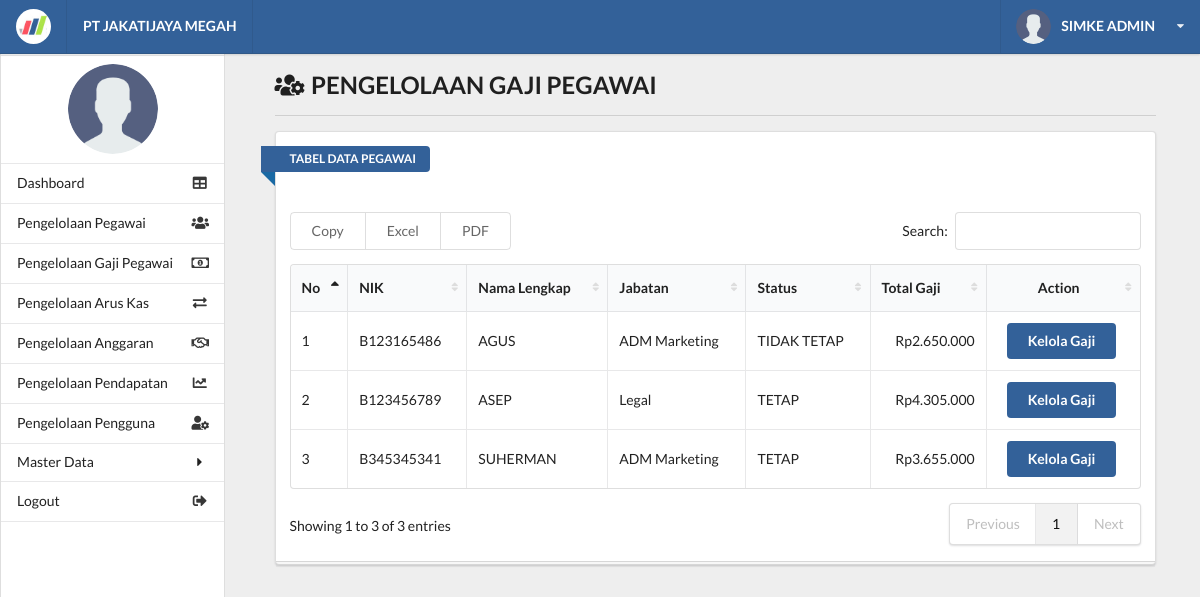
The app's page /kelola_gaji.php (signed in), older data.
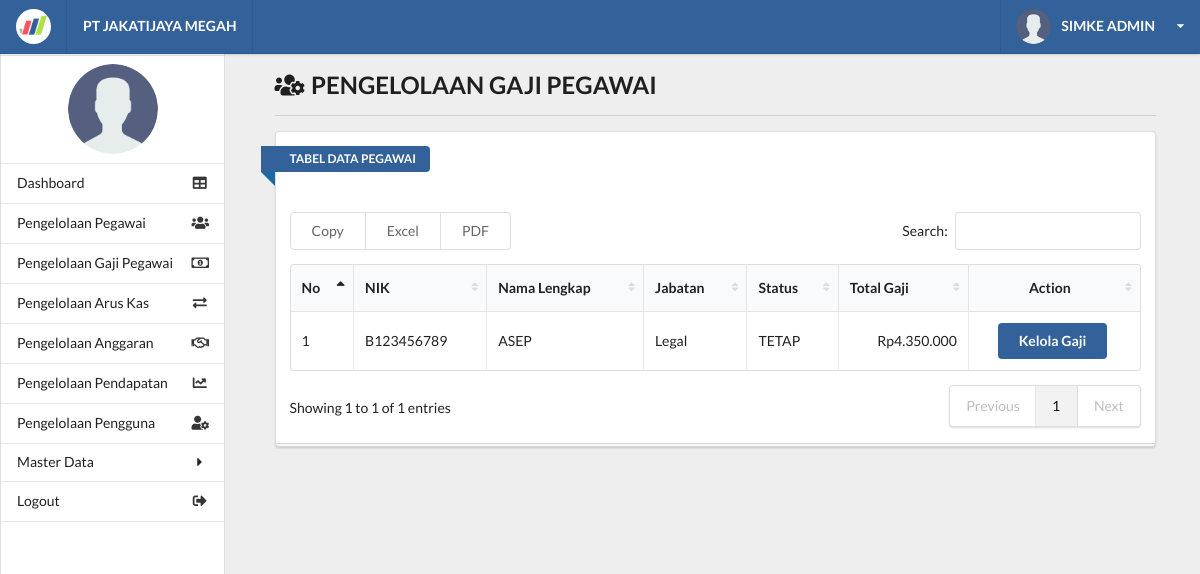
The same page, newer data.
### tables this page shows
CREATE TABLE `tb_pegawai` (
  `id_pegawai` int(11) NOT NULL AUTO_INCREMENT,
  `nik` varchar(50) NOT NULL,
  `nama_lengkap` varchar(250) NOT NULL,
  `no_hp` varchar(15) NOT NULL,
  `alamat` text NOT NULL,
  `status_pegawai` varchar(200) NOT NULL COMMENT 'pg teteap; pg lama;',
  `id_jabatan` int(11) NOT NULL,
  PRIMARY KEY (`id_pegawai`),
  UNIQUE KEY `nik` (`nik`),
  KEY `id_jabatan` (`id_jabatan`),
  CONSTRAINT `tb_pegawai_ibfk_1` FOREIGN KEY (`id_jabatan`) REFERENCES `tb_jabatan` (`id_jabatan`) ON DELETE CASCADE ON UPDATE CASCADE
);

CREATE TABLE `tb_tunjangan` (
  `nik` varchar(50) NOT NULL,
  `tunjangan` int(15) DEFAULT NULL,
  PRIMARY KEY (`nik`),
  CONSTRAINT `tb_tunjangan_ibfk_1` FOREIGN KEY (`nik`) REFERENCES `tb_pegawai` (`nik`) ON DELETE CASCADE ON UPDATE CASCADE
);

CREATE TABLE `tb_jabatan` (
  `id_jabatan` int(11) NOT NULL AUTO_INCREMENT,
  `nama_jabatan` varchar(250) NOT NULL,
  `keterangan` text,
  PRIMARY KEY (`id_jabatan`)
);

CREATE TABLE `tb_gaji` (
  `nik` varchar(50) NOT NULL,
  `gaji` int(15) NOT NULL,
  PRIMARY KEY (`nik`),
  CONSTRAINT `tb_gaji_ibfk_1` FOREIGN KEY (`nik`) REFERENCES `tb_pegawai` (`nik`) ON DELETE CASCADE ON UPDATE CASCADE
);

### functions/function_gaji.php (called while the page is built, shortened)
<?php
    require_once 'database.php';
    function getData() {
        global $conn;
        $sql    = "SELECT tb_pegawai.*, tb_jabatan.*, tb_gaji.*, tb_tunjangan.*
                    FROM tb_pegawai
                    JOIN tb_jabatan ON tb_pegawai.id_jabatan = tb_jabatan.id_jabatan
                    JOIN tb_gaji ON tb_pegawai.nik = tb_gaji.nik
                    JOIN tb_tunjangan ON tb_pegawai.nik = tb_tunjangan.nik";
        $result = mysqli_query($conn, $sql);
        return mysqli_fetch_all($result, MYSQLI_ASSOC);
    }
    function getTotalPotongan($nik){
       global $conn;
       $fixnik = mysqli_real_escape_string($conn, $nik);
        $sql    = "SELECT SUM(potongan) as total_potongan FROM tb_potongan WHERE nik='$fixnik'";
        $result = mysqli_query($conn, $sql);
        return mysqli_fetch_all($result, MYSQLI_ASSOC);
    }
?>

### kelola_gaji.php (the view, shortened to what this page needs)
<?php
require 'functions/function_gaji.php';
include_once 'layout/header.php';
include_once 'layout/sidebar.php';
?>
    <div class="right floated thirteen wide computer sixteen wide phone column" id="content">
        <div class="ui container grid">
            <div class="row">
                <div class="fifteen wide computer sixteen wide phone centered column">
                    <h2><i class="users cog icon"></i> PENGELOLAAN GAJI PEGAWAI</h2>
                    <div class="ui divider"></div>
                    <div class="ui grid">
                        <div class="sixteen wide computer sixteen wide phone centered column">
                            <div class="ui stacked segment">
                                <div class="">
                                    <div class="ui blue ribbon icon label">TABEL DATA PEGAWAI</div>
                                    <br><br><br>
                                </div>
                                <table id="example" class="ui celled table responsive nowrap unstackable" style="width:100%">
                                    <thead>
                                    <tr>
                                        <th>No</th>
                                        <th>NIK</th>
                                        <th>Nama Lengkap</th>
                                        <th>Jabatan</th>
                                        <th>Status</th>
                                        <th>Total Gaji</th>
                                        <th style="text-align: center;">Action</th>
                                    </tr>
                                    </thead>
                                    <tbody>
                                    <?php $all = getData(); $no = 1; ?>
                                    <?php foreach ($all as $data) {
                                        $getPotongan = getTotalPotongan($data['nik']);
                                        $jmlGaji = $data['gaji'];
                                        $jmlTunjangan = $data['tunjangan'];
                                        if ($getPotongan > 0) {
                                            $jmlPotongan = $getPotongan[0]['total_potongan'];
                                        }else{
                                            $jmlPotongan = 0;
                                        }
                                        $totalGaji = $jmlGaji + $jmlTunjangan - $jmlPotongan;
                                        ?>
                                        <tr>
                                            <td><?= $no++ ?></td>
                                            <td><?= $data['nik'] ?></td>
                                            <td><?= $data['nama_lengkap'] ?></td>
                                            <td><?= $data['nama_jabatan'] ?></td>
                                            <td><?= $data['status_pegawai'] ?></td>
                                            <td style="text-align: right;">Rp<?= number_format($totalGaji, 0 , '' , '.' ) ?></td>
                                            <td style="text-align: center;">
                                                <a href="detail_gaji.php?nik=<?php echo $data['nik']; ?>" class="ui blue button">Kelola Gaji</a>
                                            </td>
                                        </tr>
                                    <?php } ?>
                                    </tbody>
                                </table>
                            </div>
                        </div>
                    </div>
                </div>
            </div>
        </div>
    </div>
<?php
include_once 'layout/footer.php';
?>

Row changes from the older to the newer data that the page shows:
removed tb_pegawai: tb_tunjangan.nik "B123165486", nama_lengkap "AGUS", id_jabatan.nama_jabatan "ADM Marketing", status_pegawai "TIDAK TETAP", totalGaji "2.650.000"
removed tb_pegawai: tb_tunjangan.nik "B345345341", nama_lengkap "SUHERMAN", id_jabatan.nama_jabatan "ADM Marketing", status_pegawai "TETAP", totalGaji "3.655.000"
computed for tb_pegawai "ASEP": tb_gaji.gaji "4.305.000" → "4.350.000"
Text that changed along with them:
text written by a page script: "Copy Excel PDF Search: Showing 1 to 3 of 3 entries Previous 1 Next" → "Copy Excel PDF Search: Showing 1 to 1 of 1 entries Previous 1 Next"
